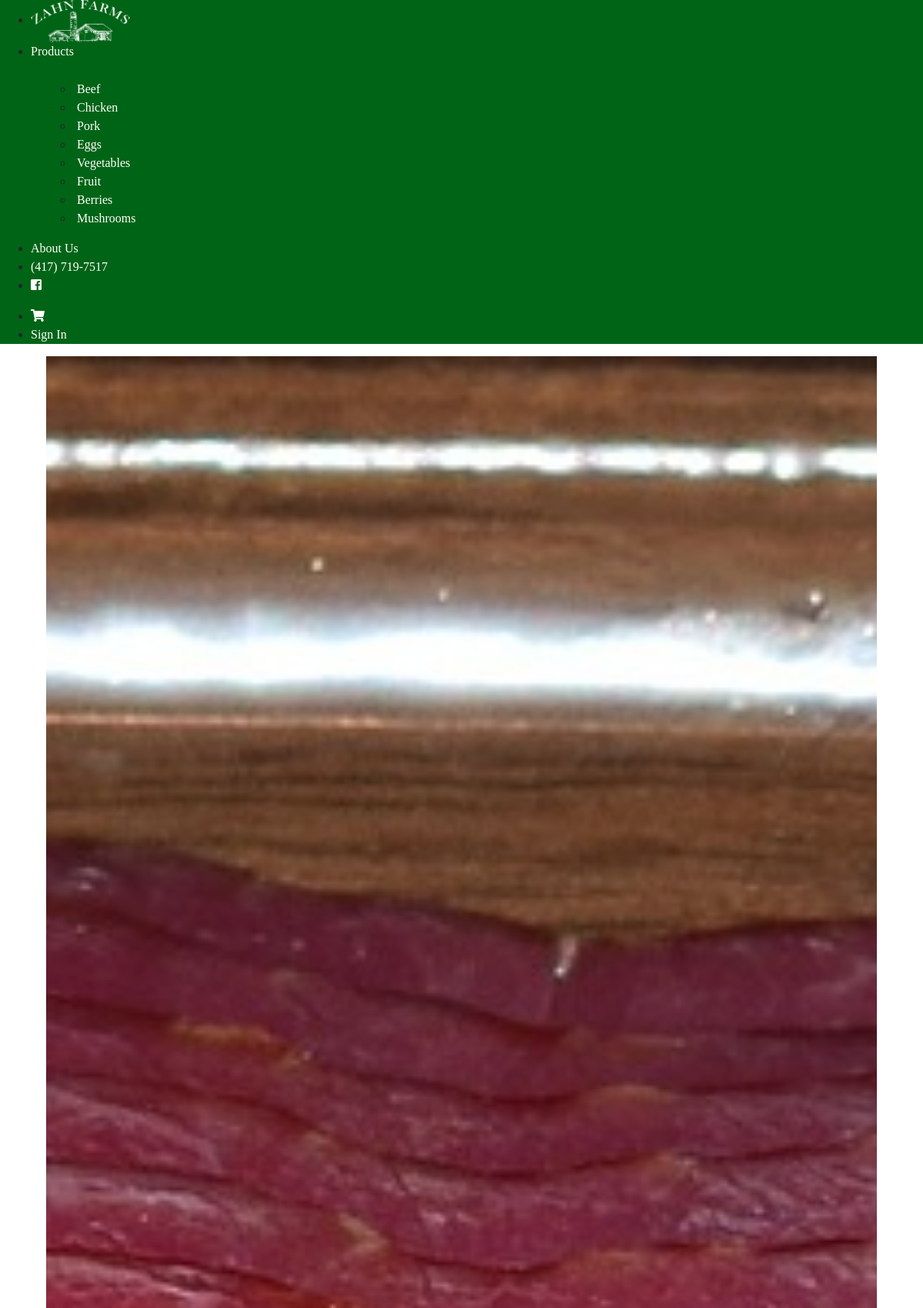
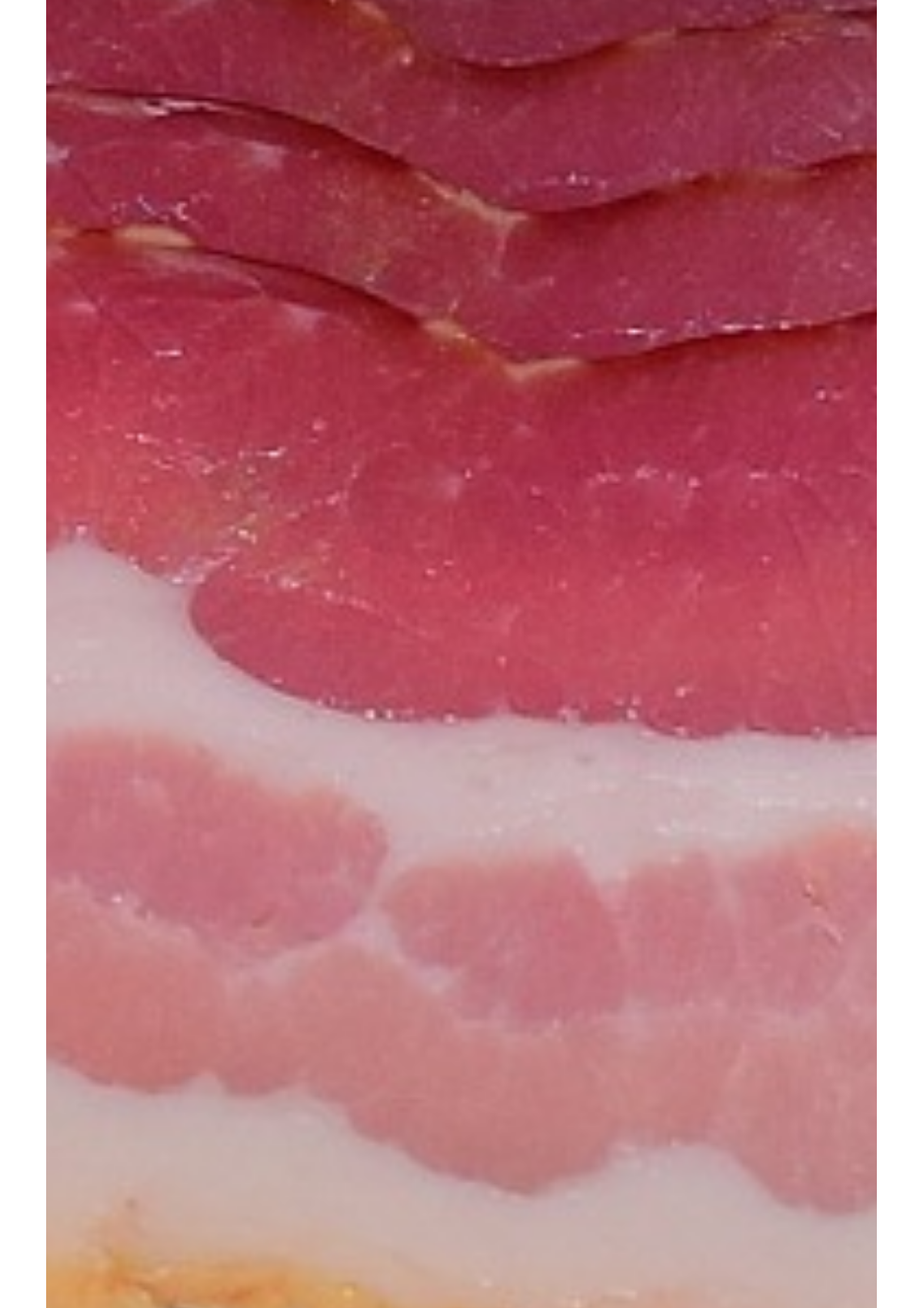
Screenshot of /product?catID=43 (upper part) with the database file from the repository (2 pictures, top to bottom).
### tables this page shows
CREATE TABLE `categories` (
  `catID` int(11) NOT NULL,
  `catName` varchar(25) NOT NULL,
  `image` varchar(255) NOT NULL,
  `taxRate` decimal(4,4) NOT NULL DEFAULT '0.0000',
  `hide` tinyint(1) NOT NULL
);

CREATE TABLE `products` (
  `productID` int(11) NOT NULL,
  `productName` varchar(50) NOT NULL,
  `portionsID` int(11) NOT NULL,
  `price` decimal(10,2) DEFAULT NULL,
  `qty` int(10) DEFAULT NULL,
  `shortDesc` varchar(255) DEFAULT NULL,
  `fullDesc` varchar(255) DEFAULT NULL,
  `catID` int(11) NOT NULL,
  `image` varchar(255) NOT NULL,
  `sizeID` int(11) DEFAULT NULL,
  `outOfSeason` tinyint(1) NOT NULL,
  `hide` tinyint(1) NOT NULL
);

### models/products_db.php (called while the page is built, shortened)
<?php
function getAllCategoriesShow(){
    global $db;
    $sql = "SELECT * FROM categories WHERE hide = 0";
    $qry = $db->query($sql);
    $aryCat = $qry->fetchAll();
    return $aryCat;
}
function productsByCatID($catID){
    global $db;
    $sql = "SELECT * FROM products WHERE catID = $catID";
    $qry = $db->query($sql);
    $aryProd = $qry->fetchAll();
    return $aryProd;
}
function sizesByID($sizeID) {
    global $db;
    $sql = "SELECT * FROM sizes WHERE sizeID = $sizeID";
    $qry = $db->query($sql);
    $sizes = $qry->fetchAll();
    return $sizes;
}

### product/products.php (the view, shortened to what this page needs)
<?php
$aryProd = productsByCatID($catID);
?>
<h1 class="slogan">Short about us here</h1>
<section>
    <div class="uk-grid-small uk-child-width-1-4@s uk-child-width-1-2 uk-flex-center uk-text-center" uk-grid>
        <?php
        foreach($aryProd as $prod){
          $qty = $prod['qty'];
          if ($prod['sizeID'] != null) {
            $sizeAry = sizesByID($prod['sizeID']);
            $qty = 0;
            foreach ($sizeAry as $size){
              $qty += $size['qty'];
            }
          }
          if ($prod['hide'] == 0) {
          ?>
            <a href="?catID=<?=$catID?>&prodID=<?=$prod['productID']?>"
              class="<?php echo(($prod['outOfSeason'] == 1 || $qty == 0) ? 'uk-flex-last' : '' )?>">
              <div class="uk-card card-rows uk-card-default ">
                <div class="uk-card-media-top">
                  <img class="card-image"  src="../images/<?=$prod['image']?>" alt="<?=$prod['productName']?> Image">
                </div>
                <div class="uk-overlay uk-overlay-primary uk-position-bottom">
                  <p class="card-name"><?=$prod['productName']?></p>
                </div>
              </div>
            </a>
        <?php
          }
        }
        ?>
    </div>
</section>

### views/navbar.php (shortened to what this page needs)
<div class="no-print" uk-sticky="sel-target: .uk-navbar-container; cls-active: uk-navbar-sticky">
    <nav class="nav-bar uk-navbar-container" uk-navbar>
        <div class="uk-navbar-left">
            <ul class="uk-navbar-nav">
                <li>
                    <a class="uk-logo" style="min-width:177px;" href="../product/">
                        <img style="" src="../images/Logo.png" alt="Zahn Farms Logo">
                    </a>
                </li>
                <li>
                    <a href="../product/">Products</a>
                    <div class="uk-navbar-dropdown" delay-hide="250">
                        <ul class="uk-nav uk-navbar-dropdown-nav">
                            <?php
                            $aryCat = getAllCategoriesShow();
                            foreach($aryCat as $cat){
                            ?>
                            <li><a href="../product?catID=<?=$cat['catID']?>"><?=$cat['catName']?></a></li>
                            <?php
                            }
                            ?>
                        </ul>
                    </div>
                </li>
                <li><a href="../aboutUs/aboutUs.php">About Us</a></li>
                <li><a href="tel:417-719-7517" class="navContact">(417) 719-7517</a></li>
                <li><a href="https://www.facebook.com/ZahnFarms/" target="_blank"><i
                            class="fab fa-facebook-square"></i></a></li>
            </ul>
        </div>
        <div class="uk-navbar-right">
            <ul class="uk-navbar-nav">
                <li><a href="../product/cart.php"><i class="fas fa-shopping-cart"></i></a></li>
                <li><a href="../admin/">Sign In</a></li>
            </ul>
        </div>
    </nav>
</div>

### views/styles.css (style rules this page uses)
:root { --primary-green: #006416; --secondary-green: #18890B; --dark-green: #022900; }
html, body { background-image: url("../images/barnWood.jpg"); background-size: cover; padding:0px; font-family: "Caveat Brush", cursive; }
body { display: flex; flex-direction: column; min-height: 100vh; }
.uk-navbar-container { background-color: var(--primary-green) !important; }
.uk-navbar-nav>li>a { font-family: 'Libre Baskerville', serif; font-weight: 500; font-size: 1em; }
.uk-navbar-dropdown { background-color: var(--primary-green); font-family: 'Libre Baskerville', cursive; padding: 15px; margin-top:10px; }
.uk-navbar-dropdown-nav>li>a { padding-left:5px; }
nav a, nav a:hover { color: white !important; text-decoration: none; }
nav img { height:55px; width: 129px; }
h1 { color: black; margin: 50px; text-align: center; }
.slogan { font-family: 'Caveat Brush', cursive; font-size: 1.6em; margin:0px; padding-bottom:30px; }
.uk-card { font-family: 'Caveat Brush', cursive; font-size: 1.4em; background-color: rgba(1,1,1,0); box-shadow: none; }
.card-rows { width: 100%; padding-top: 100%; border-radius:7px; overflow: hidden; }
.uk-card-media-top { position: absolute; top: 0; left: 0; bottom: 0; right: 0; }
.card-image { object-fit: cover; width: 100%; height: 100%; }
.uk-overlay { padding: 5px; }
.uk-overlay p { padding: 0px; margin: 0px; }
.no-print { display: block; }

### rows the page displays
categories: catName "Beef"
categories: catName "Chicken"
categories: catName "Pork"
categories: catName "Eggs"
categories: catName "Vegetables"
categories: catName "Fruit"
categories: catName "Berries"
categories: catName "Mushrooms"
products: image+productName (picture)
